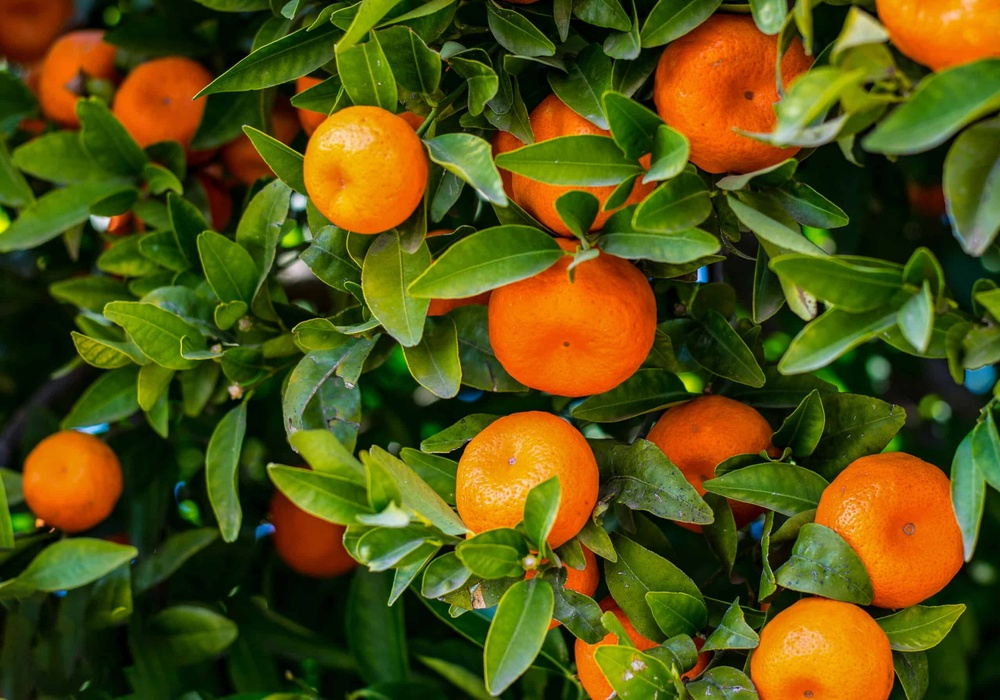
#> input picture Assignment_5/img/oranges.jpg, 1000 x 700 px, shrunk from 2560 x 1793 before the run
$ jupyter execute Assignment_5_2.archive.ipynb
#> lines starting #> are read from the running program, lines starting #| are printed output that depends on the picture; long printed decimals are rounded
[cell 1]
import cv2 as cv
import numpy as np
import matplotlib.pyplot as plt
from mpl_toolkits.axes_grid1 import make_axes_locatable
import math

# Utility Function

[cell 2]
def convertRGB2HSI(img):

    # Convert RGB to HSI
    width, height, channel = img.shape

    # Create a new image
    new_img = np.zeros((width, height, channel), dtype=np.float64)

    for i in range(width):
        for j in range(height):
            # Get RGB value
            red, green, blue = img[i, j, 2], img[i, j, 1], img[i, j, 0]
            red, green, blue = red / 255.0, green / 255.0, blue / 255.0

            # Convert RGB to HSI
            intensity = max([red, green, blue])
            delta = intensity - min([red, green, blue])

            if intensity == 0:
                saturation = 0
                hue = 0
            elif delta == 0:
                saturation = 0
                hue = 0
            else:
                saturation = delta / intensity

                hue = 0
                if red == intensity:
                    hue = (green - blue) / (delta * 6)
                elif green == intensity:
                    hue = (2.0 + ((blue - red) / delta)) / 6.0
                elif blue == intensity:
                    hue = (4.0 + ((red - green) / delta)) / 6.0

            hue = (hue + 1) % 1
            new_img[i, j] = [hue, saturation, intensity]

    return new_img

[cell 3]
def convertHSI2RGB(img):

    # Convert HSI to RGB
    width, height, channel = img.shape

    # Create a new image
    new_img = np.zeros((width, height, channel), dtype=np.uint8)

    for i in range(width):
        for j in range(height):
            # Get HSI value
            hue, saturation, intensity = img[i, j]

            r, g, b = 0.0, 0.0, 0.0

            H_prime = math.floor(hue * 6)
            F = (hue * 6) - H_prime
            P = intensity * (1 - saturation)
            Q = intensity * (1 - (F * saturation))
            T = intensity * (1 - ((1 - F) * saturation))

            if H_prime == 0:
                r = intensity
                g = T
                b = P
            elif H_prime == 1:
                r = Q
                g = intensity
                b = P
            elif H_prime == 2:
                r = P
                g = intensity
                b = T
            elif H_prime == 3:
                r = P
                g = Q
                b = intensity
            elif H_prime == 4:
                r = T
                g = P
                b = intensity
            elif H_prime == 5:
                r = intensity
                g = P
                b = Q

            new_img[i, j] = [r * 255, g * 255, b * 255]

    return new_img

# Processing

[cell 4]
orange_path = "img/oranges.jpg"
orange = cv.imread(orange_path, cv.IMREAD_COLOR)
#> orange is the input picture: shape (700, 1000, 3); mean B, G, R 17.2, 81.1, 85.8
orange_hsi = convertRGB2HSI(orange)

## Plot RGB Channels

[cell 5]
b, g, r = cv.split(orange)

fig, axs = plt.subplots(1, 3, figsize=(15, 5))
axs[0].imshow(r, cmap="Reds_r")
axs[0].set_title("Red")
divider = make_axes_locatable(axs[0])
cax = divider.append_axes("right", size="5%", pad=0.05)
fig.colorbar(axs[0].imshow(r, cmap="Reds_r"), cax=cax)

axs[1].imshow(g, cmap="Greens_r")
axs[1].set_title("Green")
divider = make_axes_locatable(axs[1])
cax = divider.append_axes("right", size="5%", pad=0.05)
fig.colorbar(axs[1].imshow(r, cmap="Greens_r"), cax=cax)

axs[2].imshow(b, cmap="Blues_r")
axs[2].set_title("Blue")
divider = make_axes_locatable(axs[2])
cax = divider.append_axes("right", size="5%", pad=0.05)
fig.colorbar(axs[2].imshow(r, cmap="Blues_r"), cax=cax)

fig.tight_layout()

plt.savefig("output/5_2/rgb.png")
plt.show()

## Plot HSI Channels

[cell 6]
h, s, i = cv.split(orange_hsi)
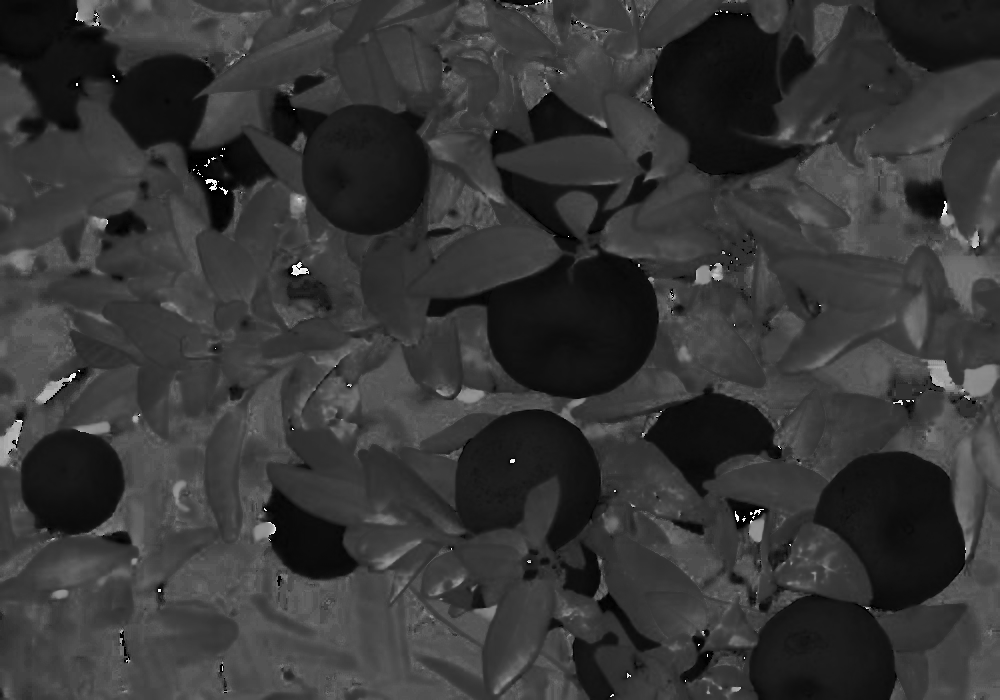
#> h: shape (700, 1000) float64; min 0, max 0.997, mean 0.217
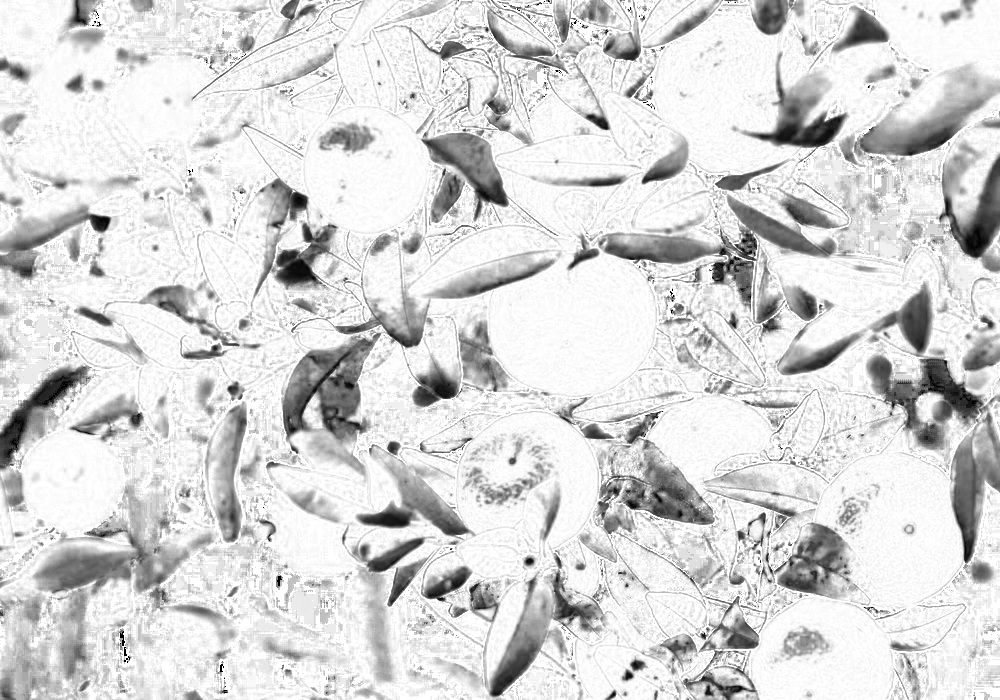
#> s: shape (700, 1000) float64; min 0, max 1, mean 0.846
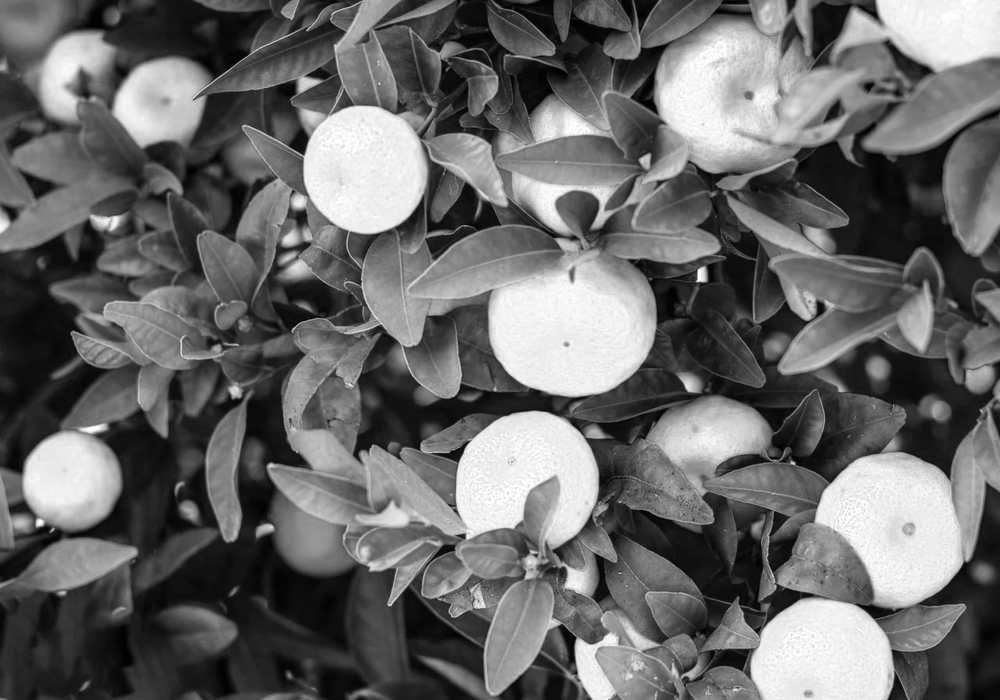
#> i: shape (700, 1000) float64; min 0, max 1, mean 0.411
h = h * 360

fig, axs = plt.subplots(1, 3, figsize=(15, 5))
axs[0].imshow(h, cmap="hsv")
axs[0].set_title("Hue")
divider = make_axes_locatable(axs[0])
cax = divider.append_axes("right", size="5%", pad=0.05)
fig.colorbar(axs[0].imshow(h, cmap="hsv"), cax=cax)

axs[1].imshow(s, cmap="Greys_r")
axs[1].set_title("Saturation")
divider = make_axes_locatable(axs[1])
cax = divider.append_axes("right", size="5%", pad=0.05)
fig.colorbar(axs[1].imshow(s, cmap="Greys_r"), cax=cax)

axs[2].imshow(i, cmap="Greys_r")
axs[2].set_title("Intensity")
divider = make_axes_locatable(axs[2])
cax = divider.append_axes("right", size="5%", pad=0.05)
fig.colorbar(axs[2].imshow(i, cmap="Greys_r"), cax=cax)

fig.tight_layout()

plt.savefig("output/5_2/hue_saturation_intensity.png")
plt.show()

## Slicing With Hue Channel Threshold

[cell 7]
# Filter out not orange
def filterOrange(img, hue=[0, 50]):

    min_hue, max_hue = hue

    hue_range = [min_hue / 360, max_hue/360]
    saturation_range = [0, 1]
    intensity_range = [0, 1]

    width, height, channel = img.shape
#> width = 700; height = 1000; channel = 3

    # Create a new image
    new_img = np.zeros((width, height, channel), dtype=np.float64)

    for i in range(width):
        for j in range(height):
            # Get RGB value
            hue, saturation, intensity = img[i, j, 0], img[i, j, 1], img[i, j, 2]

            # Filter out not orange
            if hue_range[0] <= hue <= hue_range[1] and saturation_range[0] <= saturation <= saturation_range[1] and intensity_range[0] <= intensity <= intensity_range[1]:
                new_img[i, j] = [hue, saturation, intensity]
            else:
                new_img[i, j] = [240/360, 1, 0.5]
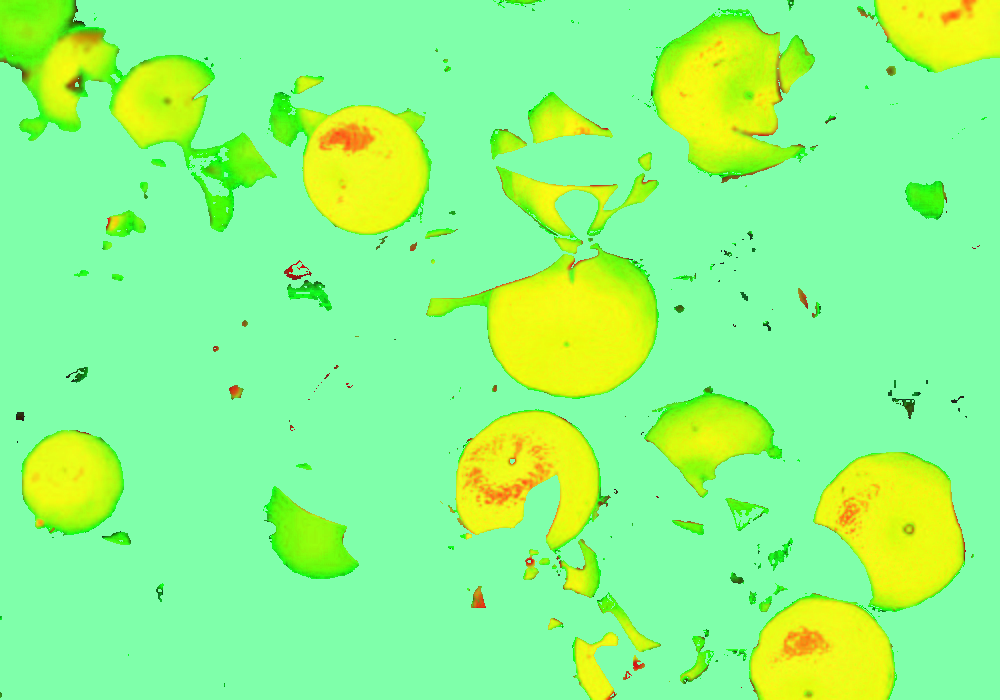
#> new_img: shape (700, 1000, 3) float64; mean B, G, R 0.526, 0.987, 0.558

    return new_img

[cell 8]
filtered_orange = filterOrange(orange_hsi, hue=[5, 50])
filtered_orange_rgb = convertHSI2RGB(filtered_orange)
#> after the loop in convertHSI2RGB, `for i in range(width):`:
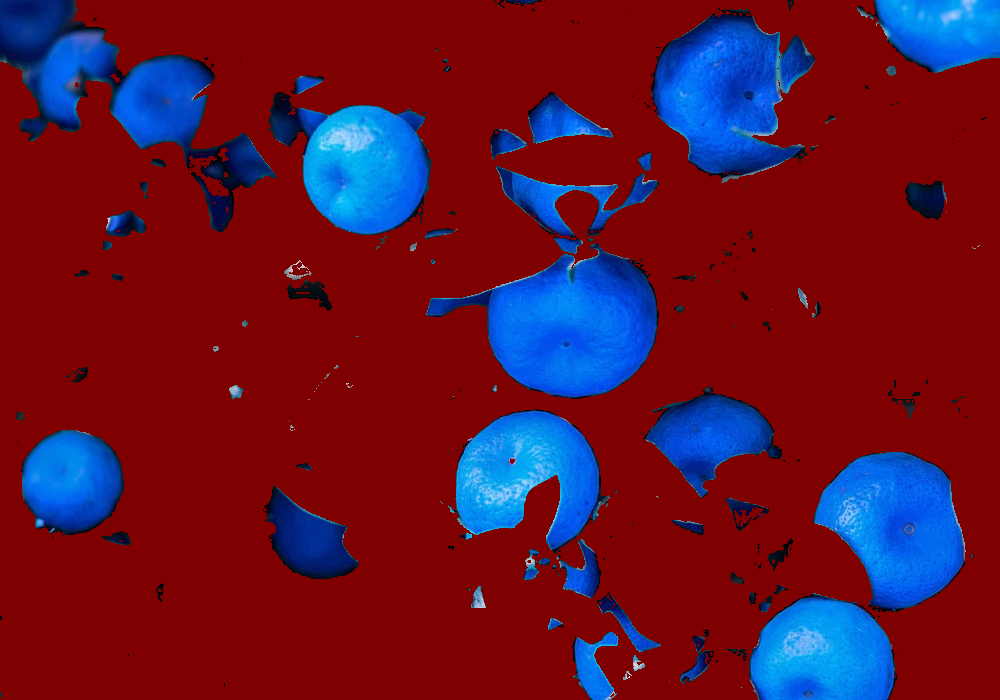
#> new_img: shape (700, 1000, 3); mean B, G, R 45.1, 21.6, 98.8

cv.imwrite("output/5_2/orange_sliced_hsi.png", cv.cvtColor(filtered_orange_rgb, cv.COLOR_RGB2BGR))
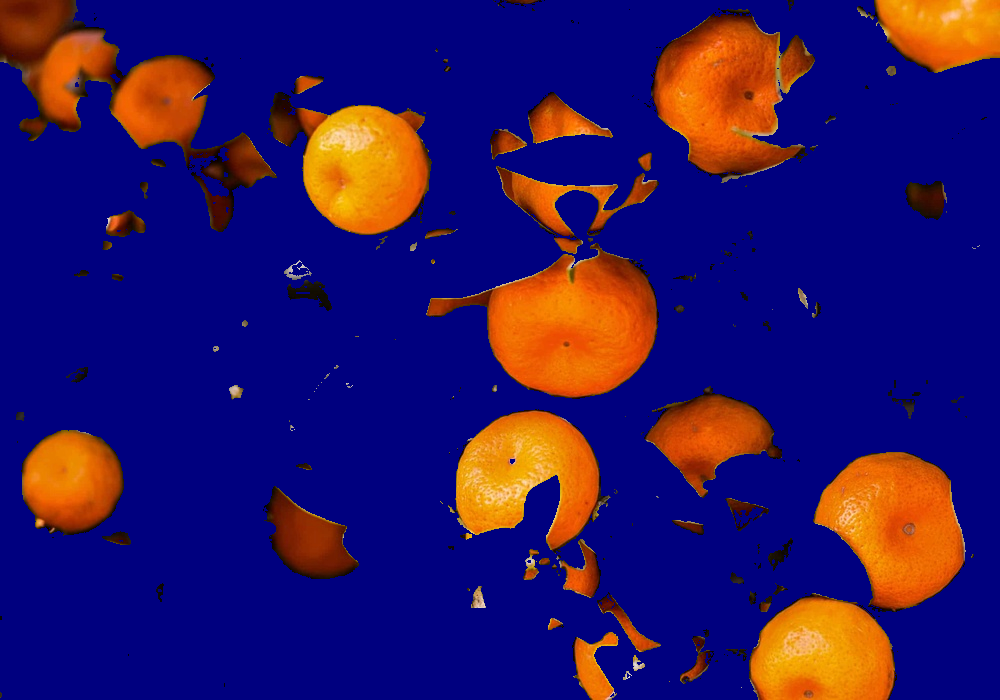
#> saved as orange_sliced_hsi.png: shape (700, 1000, 3); mean B, G, R 98.8, 21.6, 45.1
#> Out = True

[cell 9]
width, height, channel = filtered_orange_rgb.shape
#> width = 700; height = 1000; channel = 3

avg_r, avg_g, avg_b = 0, 0, 0
count_pixel = 0

min_r, min_g, min_b = 255, 255, 255
max_r, max_g, max_b = 0, 0, 0

for i in range(width):
    for j in range(height):
        r, g, b = filtered_orange_rgb[i, j]

        if r == 0 and g == 0 and b == 128:
            continue

        count_pixel += 1

        if r < min_r:
            min_r = r
        if g < min_g:
            min_g = g
        if b < min_b:
            min_b = b

        if r > max_r:
            max_r = r
        if g > max_g:
            max_g = g
        if b > max_b:
            max_b = b

        avg_r += r
        avg_g += g
        avg_b += b
#> after the loop, avg_b = 69189549; avg_g = 15139524; avg_r = 31535878; count_pixel = 700000; max_b = 218; max_g = 227; max_r = 255; min_b = 0; min_g = 0; min_r = 0

avg_r /= count_pixel
#> avg_r = 45.05
avg_g /= count_pixel
#> avg_g = 21.63
avg_b /= count_pixel
#> avg_b = 98.84

print("Average RGB value of orange:", avg_r, avg_g, avg_b)
#| Average RGB value of orange: 45.051 21.628 98.842

[cell 10]
print("Min RGB value of orange:", min_r, min_g, min_b)
#| Min RGB value of orange: 0 0 0
print("Max RGB value of orange:", max_r, max_g, max_b)
#| Max RGB value of orange: 255 227 218

[cell 11]
fig, axs = plt.subplots(1, 2, figsize=(10, 5))
axs[0].imshow(cv.cvtColor(orange, cv.COLOR_BGR2RGB))
axs[0].set_title("Original")

axs[1].imshow(filtered_orange_rgb)
axs[1].set_title("Orange Sliced")

fig.savefig("output/5_2/orange_sliced_hsi_plt.png")
#> figure, not shown here; B, G, R data is drawn as R, G, B

fig.tight_layout()
#> figure, not shown here; B, G, R data is drawn as R, G, B

[cell 12]
def colorSlicing(img, color, colorRange):

#> called with color = (225, 100, 0), colorRange = (30, 100, 255)
    r_range, g_range, b_range = colorRange
    r_color, g_color, b_color = color

    width, height, channel = img.shape
#> width = 700; height = 1000; channel = 3

    # Create a new image
    new_img = np.zeros((width, height, channel), dtype=np.uint8)

    for i in range(width):
        for j in range(height):
            r, g, b = img[i, j]

            diff_r = abs(r - r_color)
            diff_g = abs(g - g_color)
            diff_b = abs(b - b_color)

            if diff_r <= r_range and diff_g <= g_range and diff_b <= b_range:
                new_img[i, j] = [r, g, b]
            else:
                new_img[i, j] = [0, 0, 128]

    return new_img

[cell 13]
orangeColor = (225, 100, 0)
orangeRange = (30, 100, 255)

orange_sliced = colorSlicing(cv.cvtColor(orange, cv.COLOR_BGR2RGB), orangeColor, orangeRange)

cv.imwrite("output/5_2/orange_sliced_rgb.png", cv.cvtColor(orange_sliced, cv.COLOR_RGB2BGR))

fig, axs = plt.subplots(1, 2, figsize=(10, 5))
axs[0].imshow(cv.cvtColor(orange, cv.COLOR_BGR2RGB))
axs[0].set_title("Original")

axs[1].imshow(orange_sliced)
axs[1].set_title("Orange Sliced")

fig.tight_layout()

plt.savefig("output/5_2/orange_sliced_rgb_plt.png")
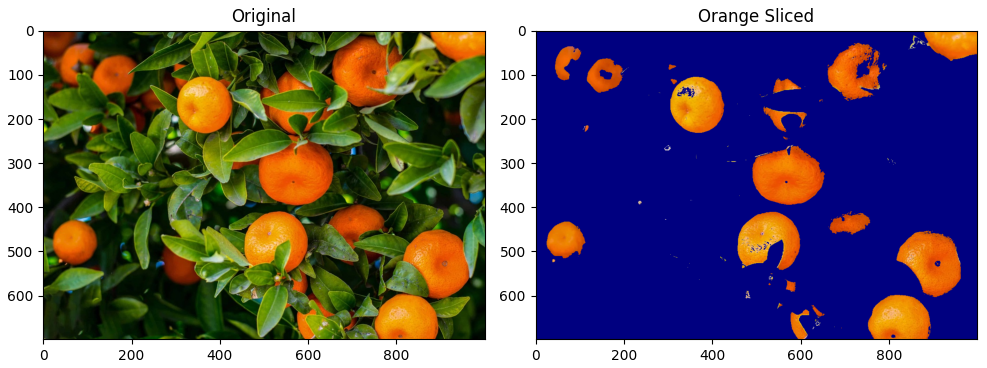
#> figure drawn by matplotlib, 2 panels
plt.show()

$ run again, with Assignment_5/img/fruit.jpg copied over Assignment_5/img/oranges.jpg
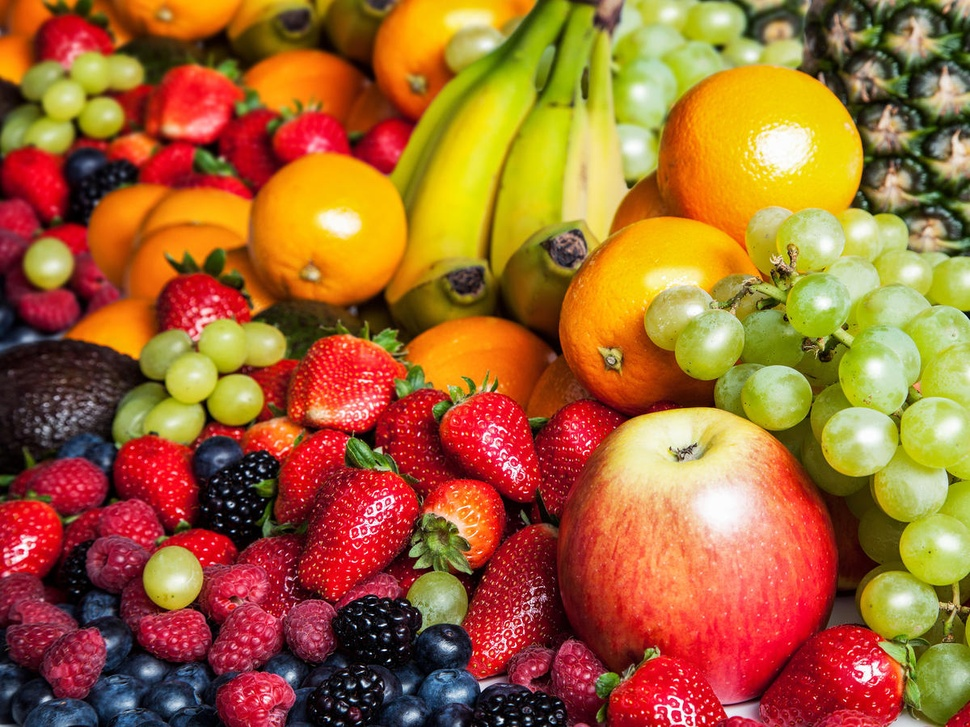
#> input picture Assignment_5/img/fruit.jpg, 970 x 727 px, shrunk from 1200 x 900 before the run
#> orange is the input picture: shape (727, 970, 3); mean B, G, R 49, 101.4, 162.6
#> `cv.imwrite("output/5_2/orange_sliced_hsi.png", cv.cvtColor(filtered_or..`:
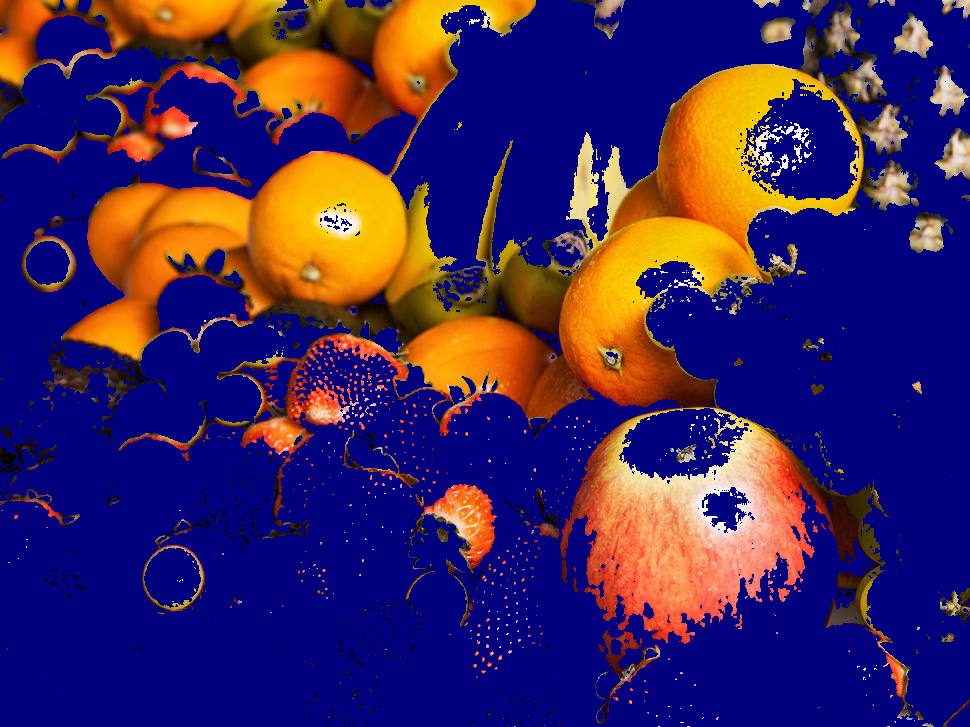
#> saved as orange_sliced_hsi.png: shape (727, 970, 3); mean B, G, R 95.1, 37.6, 62.9
#> Out = True
#> after the loop `for i in range(width):`: avg_b = 67077807; avg_g = 26520890; avg_r = 44368337; count_pixel = 705190; max_b = 252; max_g = 254; max_r = 255; min_b = 0
#> `avg_r /= count_pixel`: avg_r = 62.92
#> `avg_g /= count_pixel`: avg_g = 37.61
#> `avg_b /= count_pixel`: avg_b = 95.12
#| Average RGB value of orange: 62.917 37.608 95.120
#| Min RGB value of orange: 0 0 0
#| Max RGB value of orange: 255 254 252
#> `plt.savefig("output/5_2/orange_sliced_rgb_plt.png")`:
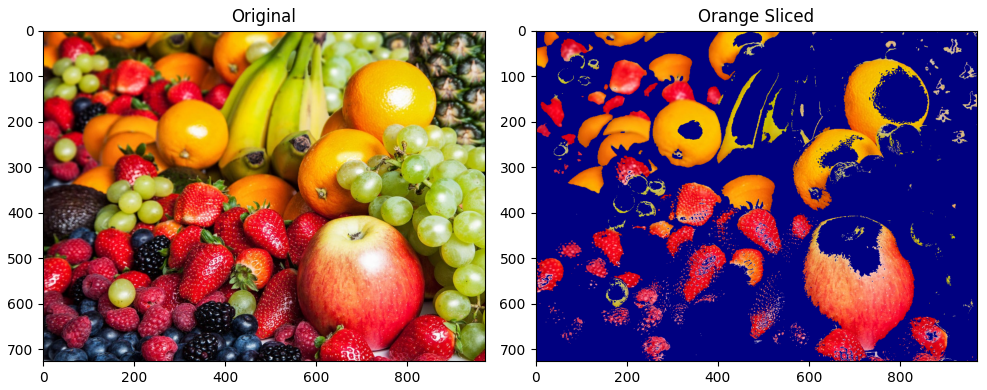
#> figure drawn by matplotlib, 2 panels
